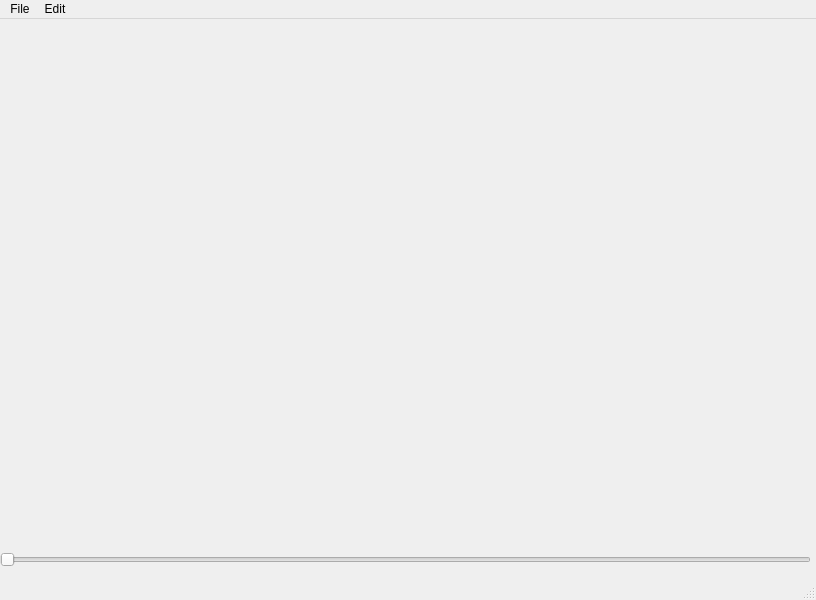
<?xml version="1.0" encoding="UTF-8"?>
<ui version="4.0">
 <class>MainWindow</class>
 <widget class="QMainWindow" name="MainWindow">
  <property name="geometry">
   <rect>
    <x>0</x>
    <y>0</y>
    <width>816</width>
    <height>600</height>
   </rect>
  </property>
  <property name="windowTitle">
   <string>MainWindow</string>
  </property>
  <widget class="QWidget" name="centralwidget">
   <widget class="QSlider" name="horizontalSlider">
    <property name="geometry">
     <rect>
      <x>0</x>
      <y>530</y>
      <width>811</width>
      <height>21</height>
     </rect>
    </property>
    <property name="orientation">
     <enum>Qt::Horizontal</enum>
    </property>
   </widget>
  </widget>
  <widget class="QMenuBar" name="menubar">
   <property name="geometry">
    <rect>
     <x>0</x>
     <y>0</y>
     <width>816</width>
     <height>24</height>
    </rect>
   </property>
   <widget class="QMenu" name="menuFile">
    <property name="title">
     <string>File</string>
    </property>
    <addaction name="actionNew"/>
    <addaction name="actionOpen"/>
    <addaction name="actionSave"/>
    <addaction name="actionSave_as"/>
    <addaction name="actionExport"/>
   </widget>
   <widget class="QMenu" name="menuEdit">
    <property name="title">
     <string>Edit</string>
    </property>
   </widget>
   <addaction name="menuFile"/>
   <addaction name="menuEdit"/>
  </widget>
  <widget class="QStatusBar" name="statusbar"/>
  <action name="actionNew">
   <property name="text">
    <string>New</string>
   </property>
  </action>
  <action name="actionOpen">
   <property name="text">
    <string>Open</string>
   </property>
  </action>
  <action name="actionSave">
   <property name="text">
    <string>Save</string>
   </property>
  </action>
  <action name="actionSave_as">
   <property name="text">
    <string>Save as</string>
   </property>
  </action>
  <action name="actionExport">
   <property name="text">
    <string>Export</string>
   </property>
  </action>
 </widget>
 <resources/>
 <connections/>
</ui>
